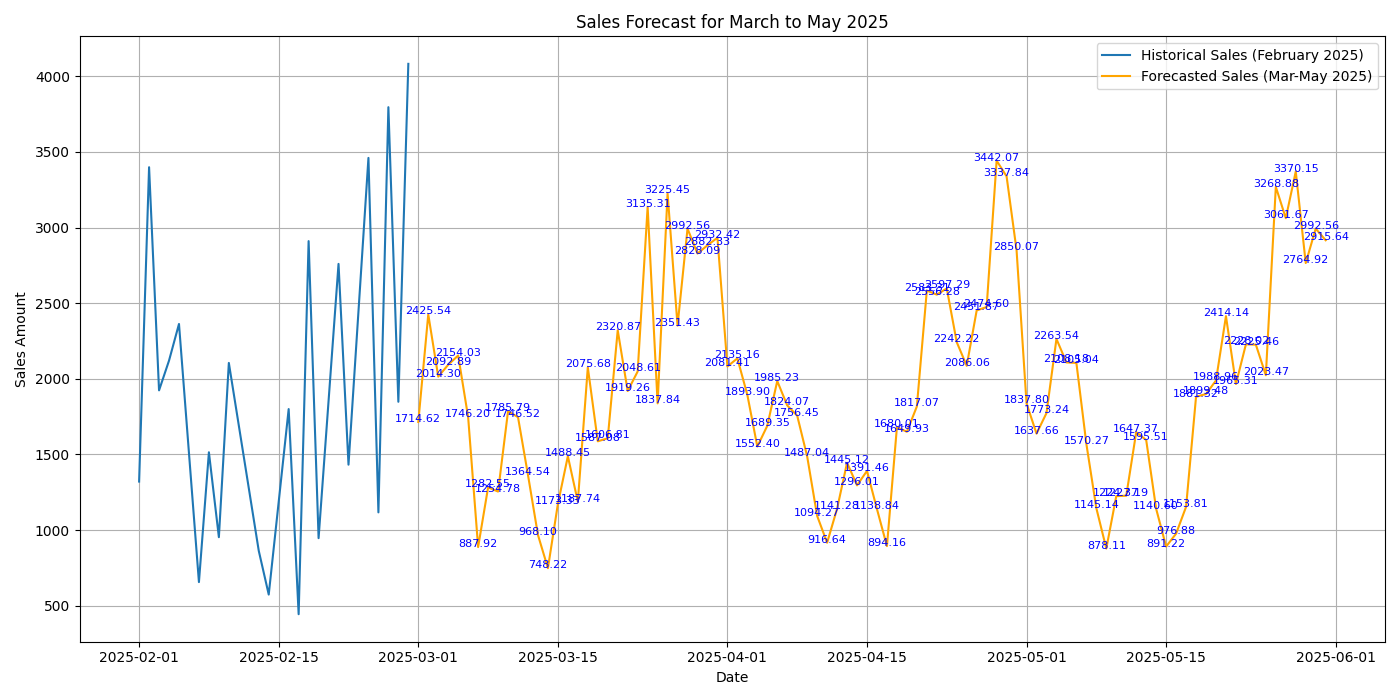

The Python source for this figure:
import pandas as pd
from sqlalchemy import create_engine
import matplotlib.pyplot as plt
from sklearn.ensemble import RandomForestRegressor
import numpy as np

# Connect to database
try:
    engine = create_engine('mysql+pymysql://root:Poesface2705@localhost/sample')
    connection = engine.connect()
    print("Connection successful.")
except Exception as e:
    print(f"Error connecting to the database: {e}")
    connection = None

if connection:
    # SQL Query to fetch February sales data
    query = r"""
    SELECT
        DAY(createdAt) AS Day,
        SUM(total) AS Sales
    FROM 
        Orders o
    WHERE 
        o.status = 'COMPLETED' AND 
        MONTH(o.createdAt) = 2 AND 
        YEAR(o.createdAt) = 2025
    GROUP BY 
        DAY(createdAt)
    ORDER BY
        DAY(createdAt) ASC;
    """
    
    try:
        df = pd.read_sql(query, connection)
        connection.close()
        print("Data loaded successfully.")
        
        # Check if the dataframe is empty
        if df.empty:
            print("The data loaded from the database is empty.")
        else:
            print("Data preview:", df.head())  # Print the first few rows of the data

        # Add a "Date" column for ease of plotting
        df['Date'] = pd.to_datetime('2025-02-' + df['Day'].astype(str))

        # Extract Dates and create features
        df['DayOfWeek'] = df['Date'].dt.dayofweek
        df['DayOfMonth'] = df['Date'].dt.day
        df['Month'] = df['Date'].dt.month

        # Define public holidays for 2025
        public_holidays_2025 = [
            pd.Timestamp("2025-01-01"), pd.Timestamp("2025-03-21"),
            pd.Timestamp("2025-04-18"), pd.Timestamp("2025-04-21"),
            pd.Timestamp("2025-04-27"), pd.Timestamp("2025-04-28"),
            pd.Timestamp("2025-05-01"), pd.Timestamp("2025-06-16"),
            pd.Timestamp("2025-08-09"), pd.Timestamp("2025-09-24"),
            pd.Timestamp("2025-12-16"), pd.Timestamp("2025-12-25"),
            pd.Timestamp("2025-12-26")
        ]
        public_holidays = public_holidays_2025

        # Define school holiday ranges (example)
        school_holidays = [
            (pd.Timestamp("2025-04-03"), pd.Timestamp("2025-04-19"))
        ]

        # Public and school holiday features
        df['is_public_holiday'] = df['Date'].dt.normalize().isin(public_holidays).astype(int)
        df['is_school_holiday'] = df['Date'].apply(lambda x: any(start <= x <= end for start, end in school_holidays)).astype(int)

        # Payday feature accounting for both 25th and end-of-month pay schedules
        df['is_payday'] = df['Date'].apply(lambda x: (
            x.day == 25 or 
            (x.dayofweek == 4 and x.day >= 24 and x.day <= 31) or  # Pay on Friday if 25th is a weekend
            x == (x + pd.offsets.MonthEnd(0))  # Last day of the month
        )).astype(int)

        # Check if the features (X) and target (y) are properly defined
        X = df[['DayOfWeek', 'DayOfMonth', 'Month', 'is_public_holiday', 'is_school_holiday', 'is_payday']]
        y = df['Sales']
        
        print("Features (X):", X.head())  # Print the first few rows of the features
        print("Target (y):", y.head())  # Print the first few values of the target

        if X.empty or y.empty:
            print("Features or target data is empty. Cannot train model.")
        else:
            # Train the model on historical data
            model = RandomForestRegressor(n_estimators=100, random_state=42)
            model.fit(X, y)

            # Future Date Range Prediction for March, April, and May 2025
            future_dates = pd.date_range(start='2025-03-01', end='2025-05-31', freq='D')
            future_df = pd.DataFrame(future_dates, columns=['Date'])
            future_df['DayOfWeek'] = future_df['Date'].dt.dayofweek
            future_df['DayOfMonth'] = future_df['Date'].dt.day
            future_df['Month'] = future_df['Date'].dt.month
            future_df['is_public_holiday'] = future_df['Date'].dt.normalize().isin(public_holidays).astype(int)
            future_df['is_school_holiday'] = future_df['Date'].apply(lambda x: any(start <= x <= end for start, end in school_holidays)).astype(int)
            future_df['is_payday'] = future_df['Date'].apply(lambda x: (
                x.day == 25 or 
                (x.dayofweek == 4 and x.day >= 24 and x.day <= 31) or  # Pay on Friday if 25th is a weekend
                x == (x + pd.offsets.MonthEnd(0))  # Last day of the month
            )).astype(int)

            # Predict future sales
            future_predictions = model.predict(future_df[['DayOfWeek', 'DayOfMonth', 'Month', 'is_public_holiday', 'is_school_holiday', 'is_payday']])
            future_df['Predicted Sales'] = future_predictions

            # Plot Forecast
            plt.figure(figsize=(14, 7))
            plt.plot(df['Date'], df['Sales'], label='Historical Sales (February 2025)')
            plt.plot(future_df['Date'], future_df['Predicted Sales'], label='Forecasted Sales (Mar-May 2025)', color='orange')

            # Data labels for predicted sales
            for i in range(len(future_df)):
                plt.text(future_df['Date'].iloc[i], future_df['Predicted Sales'].iloc[i],
                         f"{future_df['Predicted Sales'].iloc[i]:.2f}", 
                         fontsize=8, ha='center', color="blue")

            plt.title("Sales Forecast for March to May 2025")
            plt.xlabel("Date")
            plt.ylabel("Sales Amount")
            plt.legend()
            plt.grid()
            plt.tight_layout()
            plt.show()

    except Exception as e:
        print(f"Error executing query: {e}")
